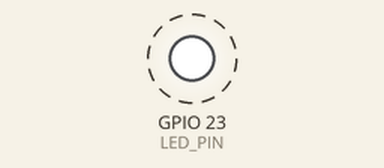
This sketch was run on a simulated ESP32. Parts: output pins drawn as LEDs (lit = HIGH). Dashed ring = blinking.

Above: at 0.1 s.
Timing chart, 0 to 3.0 s (numbered marks = the images above):
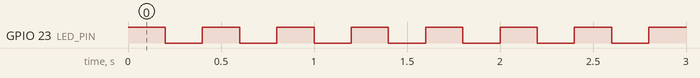

The sketch:

sketch.ino
```cpp
#define LED_PIN 23

void setup() {
  pinMode(LED_PIN, OUTPUT);
}

void loop() {
  digitalWrite(LED_PIN, HIGH);
  delay(200);
  digitalWrite(LED_PIN, LOW);
  delay(200);
}
```

Measured:
- by itself, GPIO 23 (LED_PIN): alternates HIGH for 0.20 s and LOW for 0.20 s
